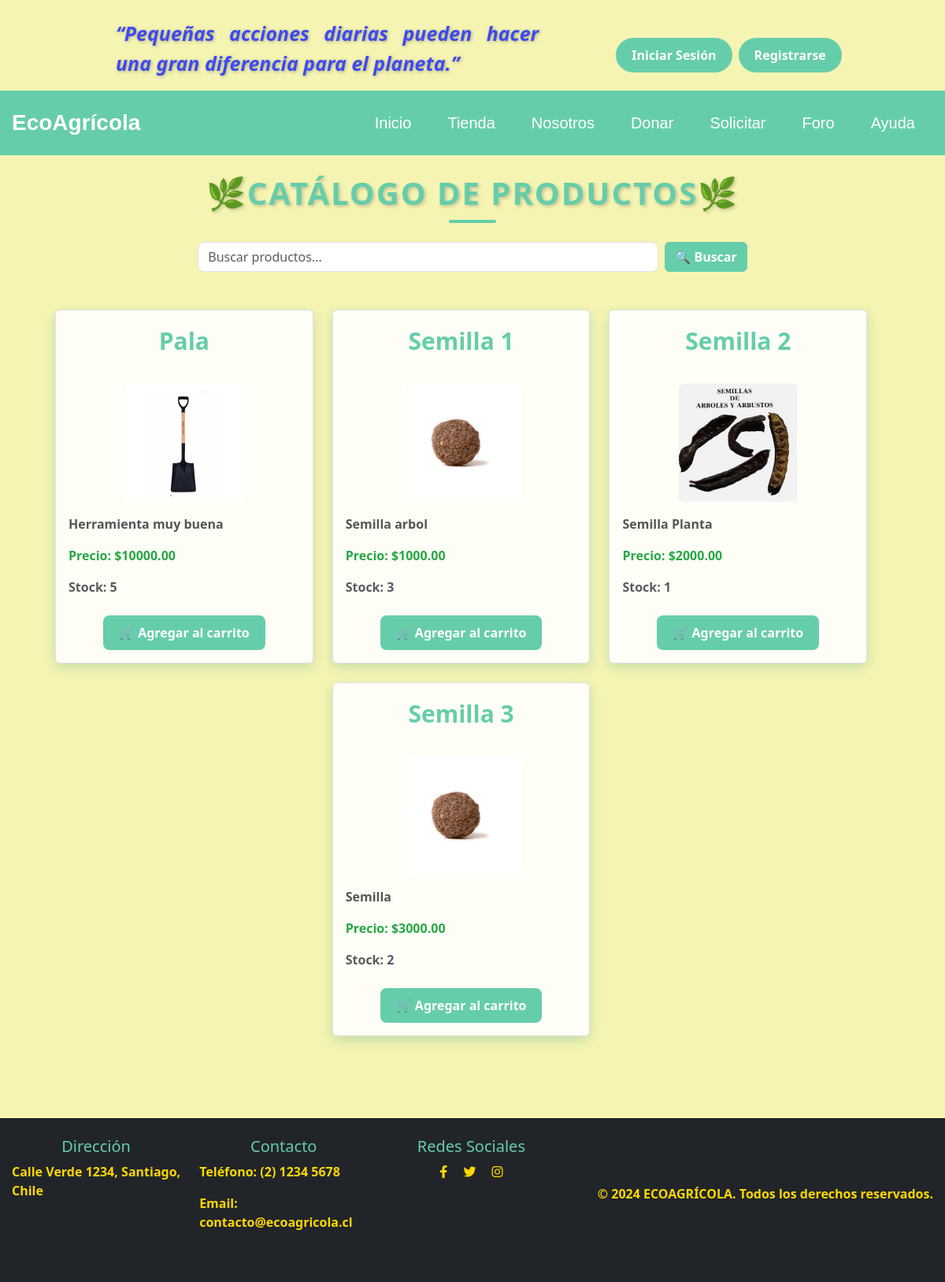
The app's page /productos/, older data.
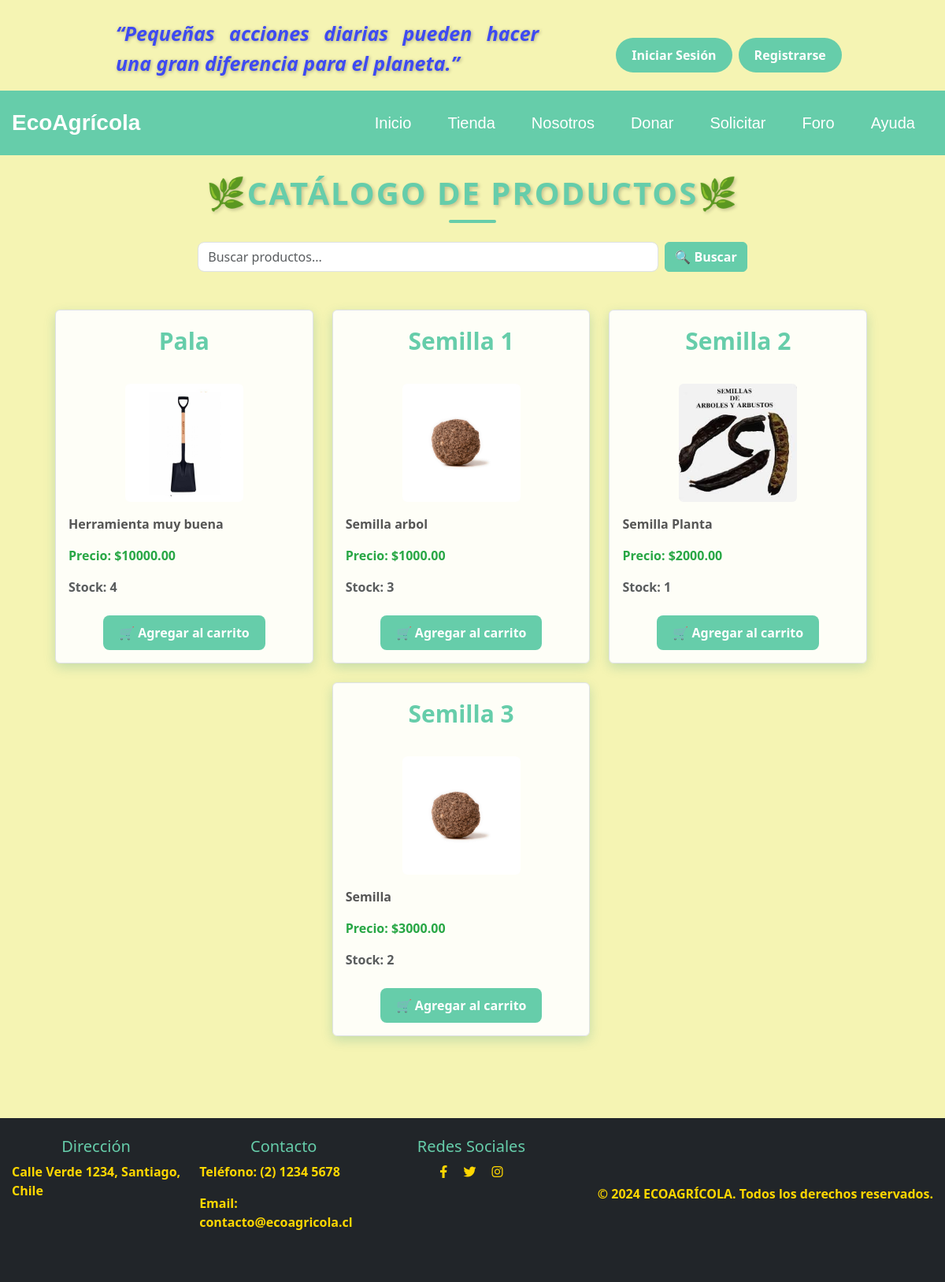
The same page, newer data.
### core/models.py (models this page shows, shortened)
class Producto(models.Model):
    nombre = models.CharField(max_length=100)
    categoria = models.CharField(max_length=100)
    descripcion = models.TextField()
    precio = models.DecimalField(max_digits=10, decimal_places=2)
    imagen = models.ImageField(upload_to='productos/')
    stock = models.PositiveIntegerField()

### core/views.py (the view)
# urls.py: path('productos/', listar_productos, name='listar_productos'),
def listar_productos(request):
    productos = Producto.objects.all()
    return render(request, 'core/listar_productos.html', {'productos': productos})

### core/templates/core/listar_productos.html (shortened to what this page needs)
{% extends "core/base_generic.html" %}
{% block content %}
<!DOCTYPE html>
<html lang="es">
<head>
    {% load static %}
    <link href="https://cdn.jsdelivr.net/npm/bootstrap@5.3.3/dist/css/bootstrap.min.css" rel="stylesheet">
    <link rel="stylesheet" href="{% static 'core/css/style.css' %}">
</head>
<body>
      <div class="container d-flex flex-column align-items-center" style="margin-bottom: 80px;">
        <h1 class="section-title text-center my-4" style="color: #66CDAA; font-weight: bold;">🌿Catálogo de Productos🌿</h1>
        <div class="mb-4 w-100">
            <form class="d-flex justify-content-center" action="{% url 'buscar_productos' %}" method="GET">
                <input class="form-control me-2 w-50" type="search" placeholder="Buscar productos..." aria-label="Buscar" name="search" style="border-radius: 8px;">
                <button class="btn btn-outline-primary" type="submit" style="background-color: #66CDAA; color: white; border-color: #66CDAA; font-weight: bold;">🔍 Buscar</button>
            </form>
        </div>
        <div class="container mt-4" style="margin-left: 40px;">
            <div class="row justify-content-center">
                {% for producto in productos %}
                    <div class="col-12 col-sm-6 col-md-4 mb-4">
                        <div class="card border rounded h-100" style="background-color: rgba(255, 255, 255, 0.9); border: 3px solid #66CDAA; box-shadow: 0 5px 15px rgba(0, 128, 128, 0.2);">
                            <div class="card-body text-center">
                                <div class="product-name text-center mb-3">
                                    <a href="{% url 'detalle_producto' producto.pk %}" class="card-title" style="color: #66CDAA; font-weight: bold; text-decoration: none; font-size: 30px;">
                                        {{ producto.nombre }}
                                    </a>
                                </div>
                                <img
                                    src="{{ producto.imagen.url }}"
                                    alt="{{ producto.nombre }}"
                                    class="img-fluid rounded mt-3"
                                    style="max-height: 150px; object-fit: cover;"
                                >
                                <p class="producto-descripcion mt-3" style="color: #555;">{{ producto.descripcion }}</p>
                                <p class="producto-precio" style="color: #28a745; font-weight: bold;">Precio: ${{ producto.precio }}</p>
                                <p class="producto-stock text-muted">Stock: {{ producto.stock }}</p>
                                <div class="mt-4">
                                    <a
                                        class="btn btn-custom"
                                        href="{% url 'Add' producto.id %}"
                                        style="background-color: #66CDAA; color: white; font-weight: bold; border-radius: 8px; padding: 10px 20px;">
                                        🛒 Agregar al carrito
                                    </a>
                                </div>
                            </div>
                        </div>
                    </div>
                {% endfor %}
            </div>
        </div>
    </div>
</body>
</html>
{% endblock %}

Row changes from the older to the newer data that the page shows:
changed Producto "Pala": stock "5" → "4"
